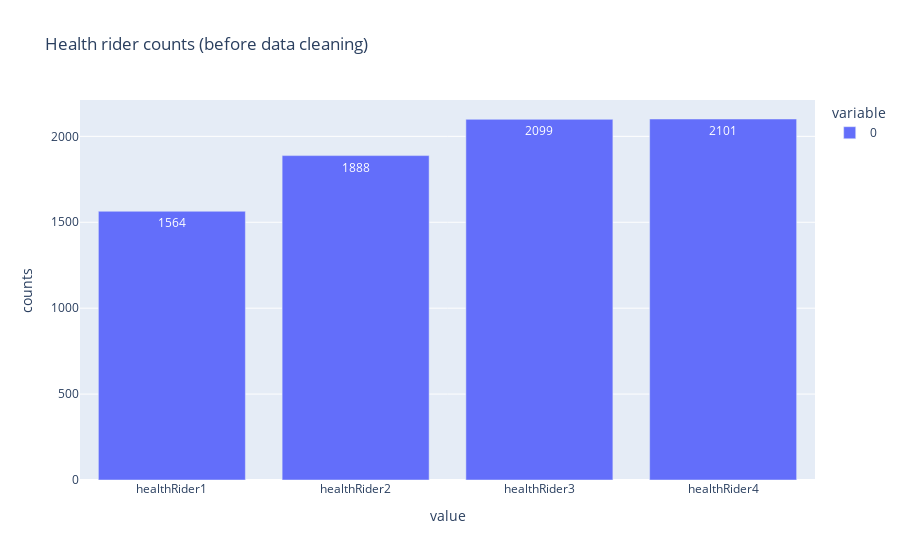
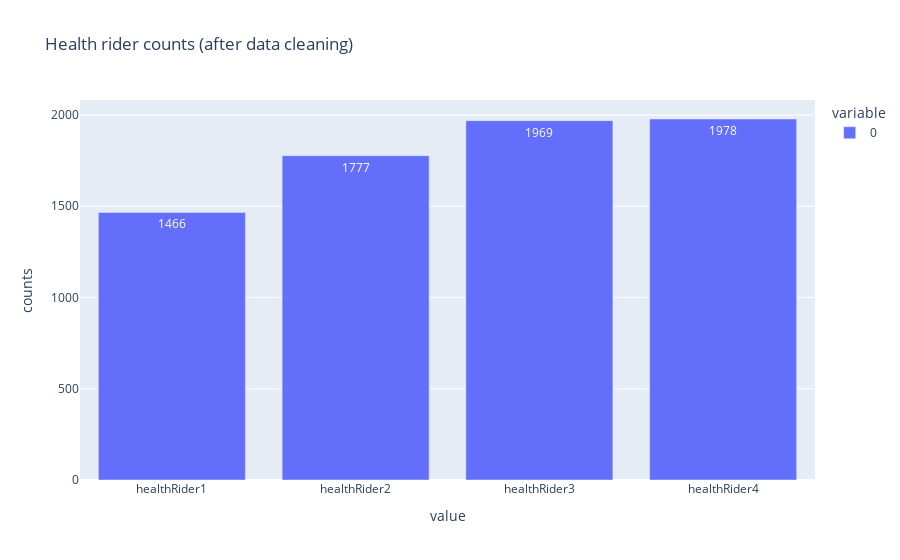

The notebook cell saved with these charts, in order:
### Markdown cell above
### **Guiding Question 1**

### Code cell
hr_cols = ["healthRider1", "healthRider2", "healthRider3", "healthRider4"]  

# Peform one hot ecoding on "healthRider" in raw dataset 
df_raw_encoded = df_raw.apply(lambda x: health_rider_onehot_encode(x), axis=1)

# Retrieve records that has health insurance
df_raw_has_health_insurance = df_raw_encoded[df_raw_encoded["healthInsurance"] != "No"]
df_has_health_insurance = df[df["healthInsurance"] != 2]

df_raw_hr_counts = df_raw_has_health_insurance[hr_cols].sum().to_frame()
df_hr_counts = df_has_health_insurance[hr_cols].sum().to_frame()

# Plot counts for each health rider
fig_raw = px.bar(
    df_raw_hr_counts, 
    labels={"index": "value", "value": "counts"}, 
    title="Health rider counts (before data cleaning)", 
    text_auto=True
)
fig_processed = px.bar(
    df_hr_counts, 
    labels={"index": "value", "value": "counts"}, 
    title="Health rider counts (after data cleaning)", 
    text_auto=True
)

fig_raw.show()
fig_processed.show()

### Figure 1 — Plotly figure (JSON) as saved in the notebook; plotly's stock layout.template omitted (floating-point values rounded to 4 significant figures)
{"data": [{"alignmentgroup": "True", "hovertemplate": "variable=0<br>value=%{x}<br>counts=%{y}<extra></extra>", "legendgroup": "0", "marker": {"color": "#636efa", "pattern": {"shape": ""}}, "name": "0", "offsetgroup": "0", "orientation": "v", "showlegend": true, "textposition": "auto", "texttemplate": "%{y}", "type": "bar", "x": ["healthRider1", "healthRider2", "healthRider3", "healthRider4"], "xaxis": "x", "y": [1564, 1888, 2099, 2101], "yaxis": "y"}], "layout": {"barmode": "relative", "legend": {"title": {"text": "variable"}, "tracegroupgap": 0}, "title": {"text": "Health rider counts (before data cleaning)"}, "xaxis": {"anchor": "y", "domain": [0, 1], "title": {"text": "value"}}, "yaxis": {"anchor": "x", "domain": [0, 1], "title": {"text": "counts"}}}}

### Figure 2 — Plotly figure (JSON) as saved in the notebook; plotly's stock layout.template omitted (floating-point values rounded to 4 significant figures)
{"data": [{"alignmentgroup": "True", "hovertemplate": "variable=0<br>value=%{x}<br>counts=%{y}<extra></extra>", "legendgroup": "0", "marker": {"color": "#636efa", "pattern": {"shape": ""}}, "name": "0", "offsetgroup": "0", "orientation": "v", "showlegend": true, "textposition": "auto", "texttemplate": "%{y}", "type": "bar", "x": ["healthRider1", "healthRider2", "healthRider3", "healthRider4"], "xaxis": "x", "y": [1466, 1777, 1969, 1978], "yaxis": "y"}], "layout": {"barmode": "relative", "legend": {"title": {"text": "variable"}, "tracegroupgap": 0}, "title": {"text": "Health rider counts (after data cleaning)"}, "xaxis": {"anchor": "y", "domain": [0, 1], "title": {"text": "value"}}, "yaxis": {"anchor": "x", "domain": [0, 1], "title": {"text": "counts"}}}}
